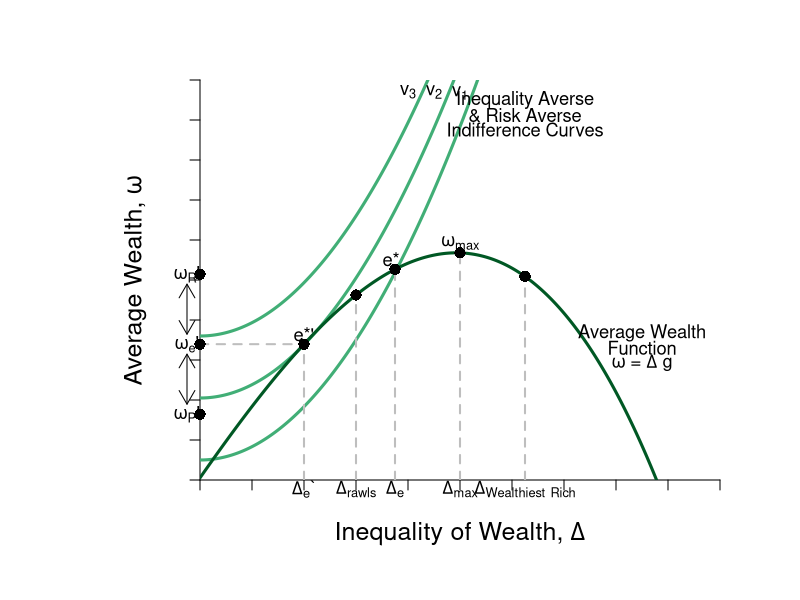

Recreate this plot in R.
#Graph Designer: Simon Halliday
#Authors: Bowles, Foley and Halliday
#Title: Coordination, Conflict and Competition: A Text in Microeconomics

library(shape)
require(shape)
pdf(file = "/Users/rileyboeth/Library/Mobile Documents/com~apple~CloudDocs/bfh textbook - backup/coordination_failures/figure4_7a.pdf", width = 10, height = 8)


#Set parameters for graphics
axislabelsize <- 1.5
labelsize <- 1.1
graphlinewidth <- 3
segmentlinewidth <- 2

COL <- c("#7fc97f", "#beaed4", "#fdc086", "#ffff99", "#386cb0", "#f0027f", "#bf5b17", "#666666")
COLA <- c("#e0f3db", "#99d8c9","#66c2a4","#41ae76", "#238b45", "#005824")
COLB <- c("#4eb3d3", "#2b8cbe", "#0868ac","#084081")

#Edited the margins to cater for the larger LHS labels
par(mar =  c(6, 10, 4, 4))

#Indifference curves of a risk-averse homo aequus (2nd graph out of the two for 4.7)

indiffA <- function(x, ua=2) {
  ua + (1/12)*(x)^2
}

#Average wealth function 

avgwealth <- function(x,y){
    (1.08)*((-1/35)*(((-((.9)*x-36))^2))+36.8+((-1/10)*(x-4)+(-1/1000)*((x-3)^3)))
}

#Add limits on axes and levels of utility for each indifference curve
ylims <- c(0, 40)
xlims <- c(0, 40)

npts <- 501 
x <- seq(xlims[1], xlims[2], length.out = npts)
y <- seq(ylims[1], ylims[2], length.out = npts) 

plot(0, 0, xlim = xlims, ylim = ylims, type = "n",
     xlab = expression(paste("")),
     ylab = expression(paste("")), 
     xaxt = "n", 
     yaxt = "n", 
     cex.lab = axislabelsize, 
     bty = "n", 
     xaxs="i", 
     yaxs="i"
)

#x and y limits with plain axes without ticks/numbers to match previous graph

ticksx <- seq(from = 0, to = xlims[2]+1, by = 4)
xlabels <- seq(from = 0, to = xlims[2], by = 1)
ticksy <- seq(from = 0, to = ylims[2]+1, by = 4)
ylabels <- seq(from = 0, to = ylims[2], by = 1)

axis(1,at = ticksx,  pos = 0, labels = FALSE)
axis(2,at = ticksy,  pos = 0, labels = FALSE, las = 1)

npts <- 500 
xx1 <- seq(xlims[1], xlims[2], length.out = npts)
xx2 <- seq(0, xlims[2], length.out = npts)
xx3 <- seq(xlims[1], 0, length.out = npts)
xx4 <- seq(-11, 0, length.out = npts)


lines(xx1, indiffA(xx1, ua = 2), col = COLA[4], lwd = graphlinewidth)
lines(xx1, indiffA(xx1, ua = 8.2), col = COLA[4], lwd = graphlinewidth)
lines(xx1, indiffA(xx1, ua = 14.4), col = COLA[4], lwd = graphlinewidth)
lines(xx1, avgwealth(xx1), col = COLA[6], lwd = graphlinewidth)


#Axis labels and draw linear utility function
mtext(expression(paste("Inequality of Wealth, ", Delta)), side = 1, line = 2.5, cex = axislabelsize)
text(-5, 0.5*ylims[2], expression(paste("Average Wealth, ",omega)), xpd = TRUE, cex = axislabelsize, srt = 90) 

#Label various points on line

text(8, avgwealth(8)+1, expression(paste("e*'")), cex = labelsize)
segments(8, 0, 8, avgwealth(8), lty = 2, col = "gray", lwd = segmentlinewidth)
segments(0, avgwealth(8), 8, avgwealth(8), lty = 2, col = "gray", lwd = segmentlinewidth)
points(8, avgwealth(8), pch = 16, col = "black", cex = 1.5)

segments(25, 0, 25, avgwealth(25), lty = 2, col = "gray", lwd = segmentlinewidth)
points(25, avgwealth(25), pch = 16, col = "black", cex = 1.5)

text(20, avgwealth(20)+1, expression(paste(omega, ""[max])), cex = labelsize)
segments(20, 0, 20, avgwealth(20), lty = 2, col = "gray", lwd = segmentlinewidth)
points(20, avgwealth(20), pch = 16, col = "black", cex = 1.5)

text(14.7, avgwealth(15)+1, expression(paste("e*")), cex = labelsize)
segments(15, 0, 15, avgwealth(15), lty = 2, col = "gray", lwd = segmentlinewidth)
points(15, avgwealth(15), pch = 16, col = "black", cex = 1.5)

segments(12, 0, 12, avgwealth(12), lty = 2, col = "gray", lwd = segmentlinewidth)
points(12, avgwealth(12), pch = 16, col = "black", cex = 1.5)

#Label relevant points on axes

text(12, -.9, expression(paste(Delta, ""[rawls])), xpd = TRUE, cex = labelsize)
text(15, -.9, expression(paste(Delta, ""[e])),  xpd = TRUE,  cex = labelsize)
text(20, -.9, expression(paste(Delta,""[max])),  xpd = TRUE,  cex = labelsize)
text(25, -.9, expression(paste(Delta, ""[Wealthiest], " "[Rich])),  xpd = TRUE,  cex = labelsize)
text(8, -.9, expression(paste(Delta, ""[e],"`")),  xpd = TRUE,  cex = labelsize)


text(-1, avgwealth(8)+7, expression(paste(omega, ""[R],"'")), xpd = TRUE, cex = labelsize)
text(-1, avgwealth(8), expression(paste(omega, ""[e],"'")),  xpd = TRUE, cex = labelsize)
text(-1, avgwealth(8)-7, expression(paste(omega, ""[P],"'")),  xpd = TRUE, cex = labelsize)

#Add arrow beside y axis and points on axis

Arrows(-1, avgwealth(8)+6, -1, avgwealth(8)+1, col = "black", code =3, arr.type = "simple",xpd = TRUE)
Arrows(-1, avgwealth(8)-6, -1, avgwealth(8)-1, col = "black", code = 3, arr.type = "simple",xpd = TRUE)

points(0, avgwealth(8)+7, pch = 16, col = "black", cex = 1.5, xpd = TRUE)
points(0, avgwealth(8), pch = 16, col = "black", cex = 1.5,xpd = TRUE)
points(0, avgwealth(8)-7, pch = 16, col = "black", cex = 1.5,xpd = TRUE)

#label the three indifference curves

text(20, indiffA(20)+3.355, expression(paste("v"[1])), xpd = TRUE, cex = labelsize)
text(18, indiffA(18)+9.8, expression(paste("v"[2])),  xpd = TRUE, cex = labelsize)
text(16, indiffA(16)+15.5, expression(paste("v"[3])),  xpd = TRUE, cex = labelsize)

#Label average wealth curve and indifference curves generally

text(34, avgwealth(30)+1.5, expression(paste("Average Wealth")), xpd = TRUE, cex = labelsize)
text(34, avgwealth(30), expression(paste("Function")), xpd = TRUE, cex = labelsize)
text(34, avgwealth(30)-1.5, expression(paste(omega, " = ",Delta," g")), xpd = TRUE, cex = labelsize)

text(25, 38, expression(paste("Inequality Averse")), xpd = TRUE, cex = labelsize)
text(25, 36.5, expression(paste("& Risk Averse")), xpd = TRUE, cex = labelsize)
text(25, 35, expression(paste("Indifference Curves")), xpd = TRUE, cex = labelsize)


dev.off()
